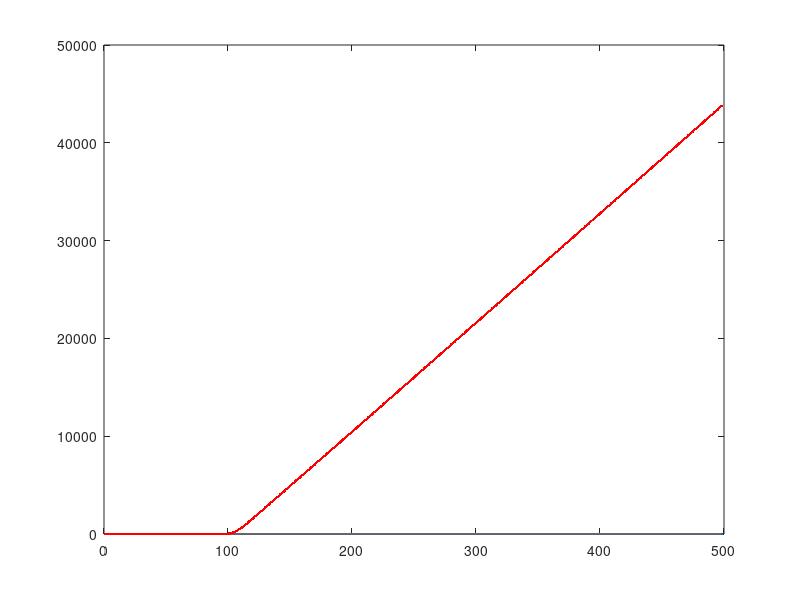

This figure's MATLAB source:
clc
clear
close all
fid1 = fopen('speed.txt','rt');
fid2 = fopen('enc.txt','rt');

actual=fscanf(fid1,'%f\n',498);
enc=fscanf(fid2,'%f\n',498);

fclose(fid1);
fclose(fid2);
figure;
plot(actual,'.');hold on;plot(actual);hold on;
plot(enc,'r.');hold on;plot(enc,'r');hold on;
